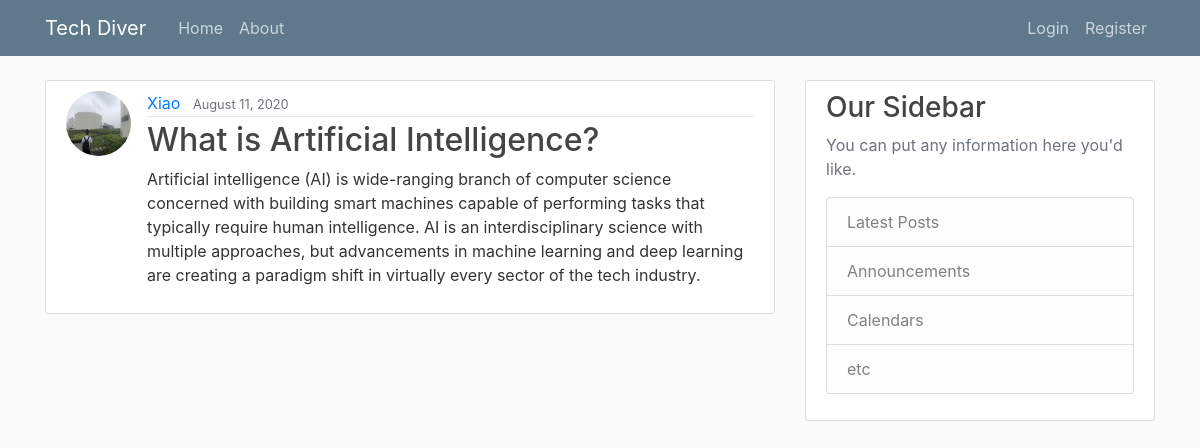
/post/6, run on the app's committed database.
### blog/models.py (models this page shows, shortened)
class Post(models.Model):
    title = models.CharField(max_length=100)
    content = models.TextField()
    date_posted = models.DateTimeField(default=timezone.now())
    author = models.ForeignKey(User, on_delete=models.CASCADE)

### users/models.py (models this page shows, shortened)
class Profile(models.Model):
    user = models.OneToOneField(User, on_delete=models.CASCADE)
    image = models.ImageField(default='default.jpg', upload_to='profile_pics')

### blog/views.py (the view)
# urls.py: path('post/<int:pk>', PostDetailView.as_view(), name='post-detail'),
class PostDetailView(DetailView):
    model = Post

### blog/templates/blog/post_detail.html (shortened to what this page needs)
{% extends "blog/base.html" %}
{% block content %}
    <article class="media content-section">
      <img class="rounded-circle article-img" src="{{ object.author.profile.image.url }}">
      <div class="media-body">
        <div class="article-metadata">
          <a class="mr-2" href="{% url 'user-posts' post.author.username %}">{{ object.author }}</a>
          <small class="text-muted">{{ object.date_posted|date:"F d, Y" }}</small>
        </div>
        <h2 class="article-title">{{ object.title }}</h2>
        <p class="article-content">{{ object.content }}</p>
      </div>
    </article>
{% endblock content%}

### blog/static/blog/main.css (style rules this page uses)
body { background: #fafafa; color: #333333; margin-top: 5rem; }
h1, h2, h3, h4, h5, h6 { color: #444444; }
.content-section { background: #ffffff; padding: 10px 20px; border: 1px solid #dddddd; border-radius: 3px; margin-bottom: 20px; }
.article-title { color: #444444; }
.article-content { white-space: pre-line; }
.article-img { height: 65px; width: 65px; margin-right: 16px; }
.article-metadata { padding-bottom: 1px; margin-bottom: 4px; border-bottom: 1px solid #e3e3e3 }

### data on the page
Post: author.profile.image (picture), author "Xiao", date_posted "August 11, 2020", title "What is Artificial Intelligence?", content "Artificial intelligence (AI) is wide-ranging branch of computer science concerned with building smart machines capable of performing tasks that typically require human intelligence. AI is an interdisciplinary science with multiple approaches, but advancements in machine learning and deep learning are creating a paradigm shift in virtually every sector of the tech industry."
